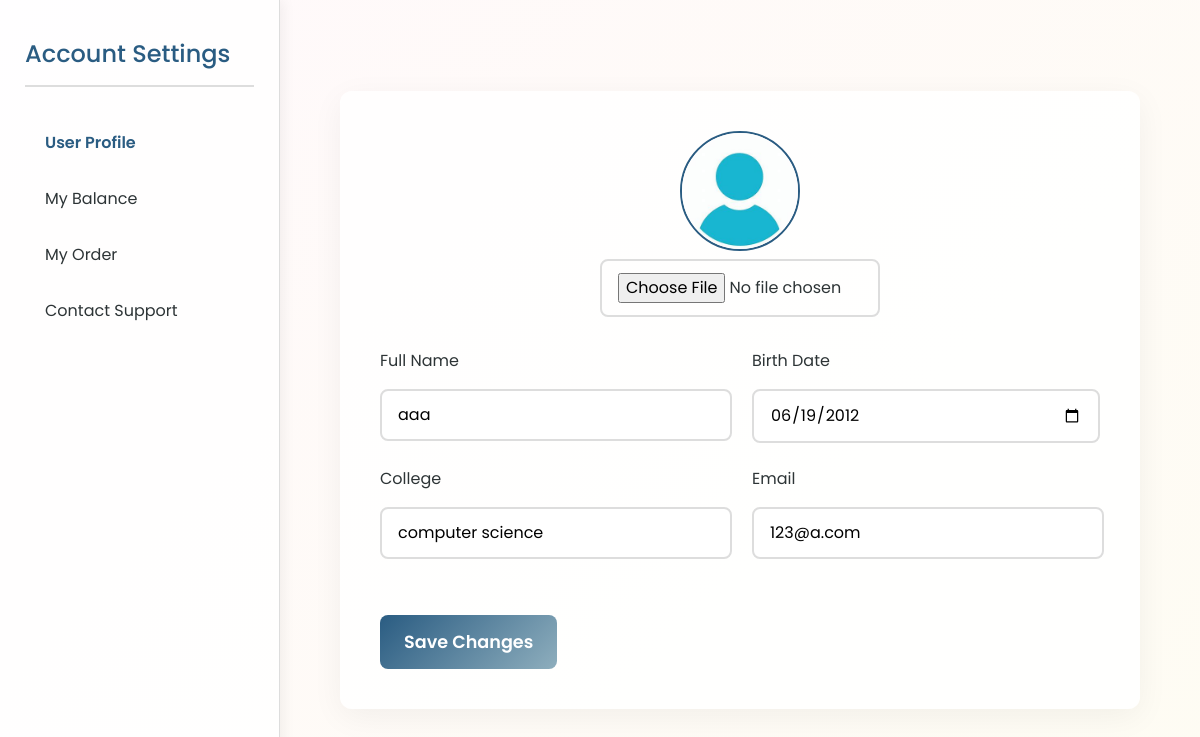
The page /account_setting/ (signed in) on the database its author committed.
### pages/models.py (models this page shows, shortened)
class User(AbstractBaseUser):
    objects = UserManager()
    USERNAME_FIELD = 'username'
    class UserRole(models.IntegerChoices):
        CUSTOMER = 1, 'Customer'
        MANAGER = 10, 'Manager'
    username = models.CharField(max_length=20, unique=True)
    display_name = models.CharField(max_length=30)
    role = models.IntegerField(
        choices=UserRole.choices, default=UserRole.CUSTOMER)
    email = models.CharField(max_length=50, unique=True)
    birthday = models.DateField(null=True, blank=True)
    college = models.CharField(max_length=100, blank=True)
    balance = models.FloatField(null=True)

### pages/views.py (the view, shortened to what this page needs)
# urls.py: path("account_setting/",account_setting, name="account_setting"),
def account_setting(request):
    return render(request, "pages/account_setting.html")

### pages/templates/pages/account_setting.html (shortened to what this page needs)
<!DOCTYPE html>
<html lang="en">
{% load static %}
<head>
    <link href="https://stackpath.bootstrapcdn.com/bootstrap/4.5.2/css/bootstrap.min.css" rel="stylesheet">
    <link rel="stylesheet" href="https://cdnjs.cloudflare.com/ajax/libs/font-awesome/6.0.0/css/all.min.css">
</head>
<body>
    {% load static %}
    <div class="sidebar">
        <h2>Account Settings</h2>
        <div class="menu-item active" onclick="location.href='{% url 'account_setting' %}'">User Profile</div>
        <div class="menu-item" onclick="location.href='{% url 'balance' %}'">My Balance</div>
        <div class="menu-item" onclick="location.href='{% url 'order' %}'">My Order</div>
        <div class="menu-item" onclick="location.href='{% url 'support' %}'">Contact Support</div>
    </div>
    <div class="content">
        <form id="user-form" method="POST" enctype="multipart/form-data">
            <div class="user-info">
                <div class="avatar-upload">
                    <label for="avatar-upload">
                        <img id="avatar" class="avatar" src="{% static '/img/avatar.jpg' %}" alt="Your Avatar">
                    </label>
                    <input type="file" id="avatar-upload" accept="image/*" onchange="loadFile(event)">
                </div>
                <div class="form-grid">
                    <div class="input-group"><label>Full Name</label><input type="text" name="name" value="{{ user.display_name }}" required></div>
                    <div class="input-group"><label>Birth Date</label><input type="date" name="birthday" value="{{ user.birthday|date:'Y-m-d' }}"></div>
                    <div class="input-group"><label>College</label><input type="text" name="college" value="{{ user.college }}"></div>
                    <div class="input-group"><label>Email</label><input type="email" name="email" value="{{ user.email }}" required></div>
                </div>
                <button type="submit">Save Changes</button>
            </div>
        </form>
    </div>
</body>
</html>

### pages/templates/pages/account_setting.html (style rules this page uses)
:root { --primary: #2A5C82; --secondary: #E8B48C; --accent: #8EAEBD; --border: #ddd; }
body { background: linear-gradient(135deg, #FFF9FB 0%, #FEFCF3 100%); color: #2D3436; min-height: 100vh; font-family: 'Poppins', sans-serif; overflow-x: hidden; display: flex; }
.sidebar { width: 280px; padding: 40px 25px; background: rgba(255, 255, 255, 0.9); border-right: 1px solid var(--border); box-shadow: 4px 0 12px rgba(0, 0, 0, 0.05); position: relative; }
.sidebar h2 { color: var(--primary); font-size: 1.5rem; margin-bottom: 2rem; padding-bottom: 1rem; border-bottom: 2px solid var(--border); }
.menu-item { padding: 12px 20px; margin: 8px 0; border-radius: 8px; cursor: pointer; transition: all 0.2s ease; display: flex; align-items: center; gap: 12px; }
.menu-item.active { color: var(--primary); font-weight: 600; }
.content { flex: 1; padding: 40px; max-width: 800px; margin: auto; background: rgba(255, 255, 255, 0.9); border-radius: 12px; box-shadow: 0 8px 32px rgba(0, 0, 0, 0.05); }
.user-info { display: grid; gap: 2rem; text-align: center; }
.avatar-upload { position: relative; width: 280px; margin: 0 auto; display: flex; flex-direction: column; }
.avatar { width: 120px; height: 120px; border-radius: 50%; object-fit: cover; cursor: pointer; transition: all 0.3s ease; border: 2px solid var(--primary); }
.form-grid { display: grid; gap: 1.5rem; grid-template-columns: repeat(auto-fit, minmax(300px, 1fr)); text-align: left; }
.input-group { display: flex; flex-direction: column; gap: 0.5rem; }
input { padding: 12px 16px; border: 2px solid var(--border); border-radius: 8px; font-size: 1rem; transition: all 0.3s ease; }
button[type="submit"] { background: linear-gradient(135deg, var(--primary) 0%, var(--accent) 100%); color: white; padding: 14px 24px; border: none; border-radius: 8px; font-size: 1.1rem; font-weight: 600; cursor: pointer; transition: all 0.3s ease; width: fit-content; margin-top: 1.5rem; }

### rows shown on the page
User: name "aaa", birthday "06/19/2012", college "computer science", email "123@a.com"
